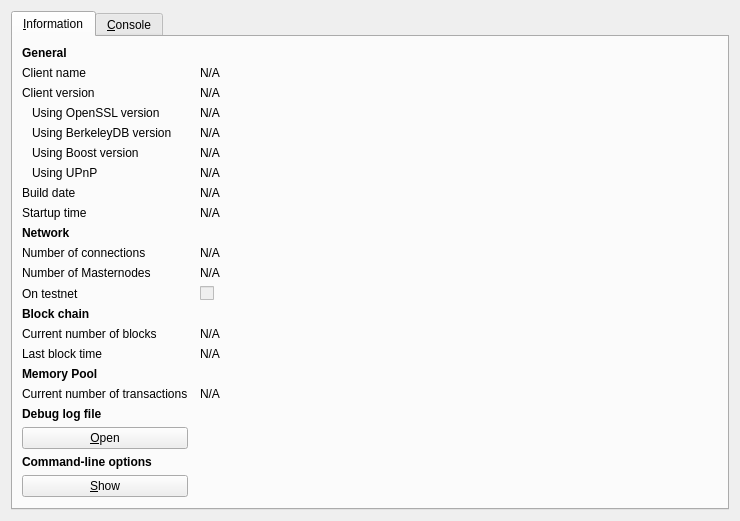
<?xml version="1.0" encoding="UTF-8"?>
<ui version="4.0">
 <class>RPCConsole</class>
 <widget class="QDialog" name="RPCConsole">
  <property name="geometry">
   <rect>
    <x>0</x>
    <y>0</y>
    <width>740</width>
    <height>450</height>
   </rect>
  </property>
  <property name="windowTitle">
   <string>Charitas - Debug window</string>
  </property>
  <layout class="QVBoxLayout" name="verticalLayout_2">
   <item>
    <widget class="QTabWidget" name="tabWidget">
     <property name="currentIndex">
      <number>0</number>
     </property>
     <widget class="QWidget" name="tab_info">
      <attribute name="title">
       <string>&amp;Information</string>
      </attribute>
      <layout class="QGridLayout" name="gridLayout" columnstretch="0,1">
       <property name="horizontalSpacing">
        <number>12</number>
       </property>
       <item row="0" column="0">
        <widget class="QLabel" name="label_9">
         <property name="font">
          <font>
           <weight>75</weight>
           <bold>true</bold>
          </font>
         </property>
         <property name="text">
          <string>General</string>
         </property>
        </widget>
       </item>
       <item row="1" column="0">
        <widget class="QLabel" name="label_5">
         <property name="text">
          <string>Client name</string>
         </property>
        </widget>
       </item>
       <item row="1" column="1">
        <widget class="QLabel" name="clientName">
         <property name="cursor">
          <cursorShape>IBeamCursor</cursorShape>
         </property>
         <property name="text">
          <string>N/A</string>
         </property>
         <property name="textFormat">
          <enum>Qt::PlainText</enum>
         </property>
         <property name="textInteractionFlags">
          <set>Qt::LinksAccessibleByMouse|Qt::TextSelectableByKeyboard|Qt::TextSelectableByMouse</set>
         </property>
        </widget>
       </item>
       <item row="2" column="0">
        <widget class="QLabel" name="label_6">
         <property name="text">
          <string>Client version</string>
         </property>
        </widget>
       </item>
       <item row="2" column="1">
        <widget class="QLabel" name="clientVersion">
         <property name="cursor">
          <cursorShape>IBeamCursor</cursorShape>
         </property>
         <property name="text">
          <string>N/A</string>
         </property>
         <property name="textFormat">
          <enum>Qt::PlainText</enum>
         </property>
         <property name="textInteractionFlags">
          <set>Qt::LinksAccessibleByMouse|Qt::TextSelectableByKeyboard|Qt::TextSelectableByMouse</set>
         </property>
        </widget>
       </item>
       <item row="3" column="0">
        <widget class="QLabel" name="label_14">
         <property name="text">
          <string>Using OpenSSL version</string>
         </property>
         <property name="indent">
          <number>10</number>
         </property>
        </widget>
       </item>
       <item row="3" column="1">
        <widget class="QLabel" name="openSSLVersion">
         <property name="cursor">
          <cursorShape>IBeamCursor</cursorShape>
         </property>
         <property name="text">
          <string>N/A</string>
         </property>
         <property name="textFormat">
          <enum>Qt::PlainText</enum>
         </property>
         <property name="textInteractionFlags">
          <set>Qt::LinksAccessibleByMouse|Qt::TextSelectableByKeyboard|Qt::TextSelectableByMouse</set>
         </property>
        </widget>
       </item>
       <item row="4" column="0">
        <widget class="QLabel" name="label_berkeleyDBVersion">
         <property name="text">
          <string>Using BerkeleyDB version</string>
         </property>
         <property name="indent">
          <number>10</number>
         </property>
        </widget>
       </item>
       <item row="4" column="1" colspan="2">
        <widget class="QLabel" name="berkeleyDBVersion">
         <property name="cursor">
          <cursorShape>IBeamCursor</cursorShape>
         </property>
         <property name="text">
          <string>N/A</string>
         </property>
         <property name="textFormat">
          <enum>Qt::PlainText</enum>
         </property>
         <property name="textInteractionFlags">
          <set>Qt::LinksAccessibleByMouse|Qt::TextSelectableByKeyboard|Qt::TextSelectableByMouse</set>
         </property>
        </widget>
       </item>
       <item row="5" column="0">
        <widget class="QLabel" name="label_boostVersion">
         <property name="text">
          <string>Using Boost version</string>
         </property>
         <property name="indent">
          <number>10</number>
         </property>
        </widget>
       </item>
       <item row="5" column="1" colspan="2">
        <widget class="QLabel" name="boostVersion">
         <property name="cursor">
          <cursorShape>IBeamCursor</cursorShape>
         </property>
         <property name="text">
          <string>N/A</string>
         </property>
         <property name="textFormat">
          <enum>Qt::PlainText</enum>
         </property>
         <property name="textInteractionFlags">
          <set>Qt::LinksAccessibleByMouse|Qt::TextSelectableByKeyboard|Qt::TextSelectableByMouse</set>
         </property>
        </widget>
       </item>
       <item row="6" column="0">
        <widget class="QLabel" name="label_UPNPInfo">
         <property name="text">
          <string>Using UPnP</string>
         </property>
         <property name="indent">
          <number>10</number>
         </property>
        </widget>
       </item>
       <item row="6" column="1" colspan="2">
        <widget class="QLabel" name="UPNPInfo">
         <property name="cursor">
          <cursorShape>IBeamCursor</cursorShape>
         </property>
         <property name="text">
          <string>N/A</string>
         </property>
         <property name="textFormat">
          <enum>Qt::PlainText</enum>
         </property>
         <property name="textInteractionFlags">
          <set>Qt::LinksAccessibleByMouse|Qt::TextSelectableByKeyboard|Qt::TextSelectableByMouse</set>
         </property>
        </widget>
       </item>
       <item row="7" column="0">
        <widget class="QLabel" name="label_12">
         <property name="text">
          <string>Build date</string>
         </property>
        </widget>
       </item>
       <item row="7" column="1">
        <widget class="QLabel" name="buildDate">
         <property name="cursor">
          <cursorShape>IBeamCursor</cursorShape>
         </property>
         <property name="text">
          <string>N/A</string>
         </property>
         <property name="textFormat">
          <enum>Qt::PlainText</enum>
         </property>
         <property name="textInteractionFlags">
          <set>Qt::LinksAccessibleByMouse|Qt::TextSelectableByKeyboard|Qt::TextSelectableByMouse</set>
         </property>
        </widget>
       </item>
       <item row="8" column="0">
        <widget class="QLabel" name="label_13">
         <property name="text">
          <string>Startup time</string>
         </property>
        </widget>
       </item>
       <item row="8" column="1">
        <widget class="QLabel" name="startupTime">
         <property name="cursor">
          <cursorShape>IBeamCursor</cursorShape>
         </property>
         <property name="text">
          <string>N/A</string>
         </property>
         <property name="textFormat">
          <enum>Qt::PlainText</enum>
         </property>
         <property name="textInteractionFlags">
          <set>Qt::LinksAccessibleByMouse|Qt::TextSelectableByKeyboard|Qt::TextSelectableByMouse</set>
         </property>
        </widget>
       </item>
       <item row="9" column="0">
        <widget class="QLabel" name="label_11">
         <property name="font">
          <font>
           <weight>75</weight>
           <bold>true</bold>
          </font>
         </property>
         <property name="text">
          <string>Network</string>
         </property>
        </widget>
       </item>
       <item row="10" column="0">
        <widget class="QLabel" name="label_7">
         <property name="text">
          <string>Number of connections</string>
         </property>
        </widget>
       </item>
       <item row="10" column="1">
        <widget class="QLabel" name="numberOfConnections">
         <property name="cursor">
          <cursorShape>IBeamCursor</cursorShape>
         </property>
         <property name="text">
          <string>N/A</string>
         </property>
         <property name="textFormat">
          <enum>Qt::PlainText</enum>
         </property>
         <property name="textInteractionFlags">
          <set>Qt::LinksAccessibleByMouse|Qt::TextSelectableByKeyboard|Qt::TextSelectableByMouse</set>
         </property>
        </widget>
       </item>
       <item row="11" column="0">
        <widget class="QLabel" name="masternodeCountLabel">
         <property name="text">
          <string>Number of Masternodes</string>
         </property>
        </widget>
       </item>
       <item row="11" column="1">
        <widget class="QLabel" name="masternodeCount">
         <property name="text">
          <string>N/A</string>
         </property>
        </widget>
       </item>
       <item row="12" column="0">
        <widget class="QLabel" name="label_8">
         <property name="text">
          <string>On testnet</string>
         </property>
        </widget>
       </item>
       <item row="12" column="1">
        <widget class="QCheckBox" name="isTestNet">
         <property name="enabled">
          <bool>false</bool>
         </property>
         <property name="text">
          <string/>
         </property>
        </widget>
       </item>
       <item row="13" column="0">
        <widget class="QLabel" name="label_10">
         <property name="font">
          <font>
           <weight>75</weight>
           <bold>true</bold>
          </font>
         </property>
         <property name="text">
          <string>Block chain</string>
         </property>
        </widget>
       </item>
       <item row="14" column="0">
        <widget class="QLabel" name="label_3">
         <property name="text">
          <string>Current number of blocks</string>
         </property>
        </widget>
       </item>
       <item row="14" column="1">
        <widget class="QLabel" name="numberOfBlocks">
         <property name="cursor">
          <cursorShape>IBeamCursor</cursorShape>
         </property>
         <property name="text">
          <string>N/A</string>
         </property>
         <property name="textFormat">
          <enum>Qt::PlainText</enum>
         </property>
         <property name="textInteractionFlags">
          <set>Qt::LinksAccessibleByMouse|Qt::TextSelectableByKeyboard|Qt::TextSelectableByMouse</set>
         </property>
        </widget>
       </item>
       <item row="15" column="0">
        <widget class="QLabel" name="label_2">
         <property name="text">
          <string>Last block time</string>
         </property>
        </widget>
       </item>
       <item row="15" column="1">
        <widget class="QLabel" name="lastBlockTime">
         <property name="cursor">
          <cursorShape>IBeamCursor</cursorShape>
         </property>
         <property name="text">
          <string>N/A</string>
         </property>
         <property name="textFormat">
          <enum>Qt::PlainText</enum>
         </property>
         <property name="textInteractionFlags">
          <set>Qt::LinksAccessibleByMouse|Qt::TextSelectableByKeyboard|Qt::TextSelectableByMouse</set>
         </property>
        </widget>
       </item>
       <item row="16" column="0">
        <widget class="QLabel" name="labelMempoolTitle">
         <property name="font">
          <font>
           <weight>75</weight>
           <bold>true</bold>
          </font>
         </property>
         <property name="text">
          <string>Memory Pool</string>
         </property>
        </widget>
       </item>
       <item row="17" column="0">
        <widget class="QLabel" name="labelNumberOfTransactions">
         <property name="text">
          <string>Current number of transactions</string>
         </property>
        </widget>
       </item>
       <item row="17" column="1">
        <widget class="QLabel" name="mempoolNumberTxs">
         <property name="cursor">
          <cursorShape>IBeamCursor</cursorShape>
         </property>
         <property name="text">
          <string>N/A</string>
         </property>
         <property name="textFormat">
          <enum>Qt::PlainText</enum>
         </property>
         <property name="textInteractionFlags">
          <set>Qt::LinksAccessibleByMouse|Qt::TextSelectableByKeyboard|Qt::TextSelectableByMouse</set>
         </property>
        </widget>
       </item>
       <item row="18" column="0">
        <spacer name="verticalSpacer_2">
         <property name="orientation">
          <enum>Qt::Vertical</enum>
         </property>
         <property name="sizeHint" stdset="0">
          <size>
           <width>20</width>
           <height>20</height>
          </size>
         </property>
        </spacer>
       </item>
       <item row="19" column="0">
        <widget class="QLabel" name="labelDebugLogfile">
         <property name="font">
          <font>
           <weight>75</weight>
           <bold>true</bold>
          </font>
         </property>
         <property name="text">
          <string>Debug log file</string>
         </property>
        </widget>
       </item>
       <item row="20" column="0">
        <widget class="QPushButton" name="openDebugLogfileButton">
         <property name="toolTip">
          <string>Open the Charitas debug log file from the current data directory. This can take a few seconds for large log files.</string>
         </property>
         <property name="text">
          <string>&amp;Open</string>
         </property>
         <property name="autoDefault">
          <bool>false</bool>
         </property>
        </widget>
       </item>
       <item row="21" column="0">
        <widget class="QLabel" name="labelCLOptions">
         <property name="font">
          <font>
           <weight>75</weight>
           <bold>true</bold>
          </font>
         </property>
         <property name="text">
          <string>Command-line options</string>
         </property>
        </widget>
       </item>
       <item row="22" column="0">
        <widget class="QPushButton" name="showCLOptionsButton">
         <property name="toolTip">
          <string>Show the Charitas-Qt help message to get a list with possible Charitas command-line options.</string>
         </property>
         <property name="text">
          <string>&amp;Show</string>
         </property>
         <property name="autoDefault">
          <bool>false</bool>
         </property>
        </widget>
       </item>
       <item row="23" column="0">
        <spacer name="verticalSpacer">
         <property name="orientation">
          <enum>Qt::Vertical</enum>
         </property>
         <property name="sizeHint" stdset="0">
          <size>
           <width>20</width>
           <height>40</height>
          </size>
         </property>
        </spacer>
       </item>
      </layout>
     </widget>
     <widget class="QWidget" name="tab_console">
      <attribute name="title">
       <string>&amp;Console</string>
      </attribute>
      <layout class="QVBoxLayout" name="verticalLayout_3">
       <property name="spacing">
        <number>3</number>
       </property>
       <item>
        <widget class="QTextEdit" name="messagesWidget">
         <property name="minimumSize">
          <size>
           <width>0</width>
           <height>100</height>
          </size>
         </property>
         <property name="readOnly">
          <bool>true</bool>
         </property>
         <property name="tabKeyNavigation" stdset="0">
          <bool>false</bool>
         </property>
         <property name="columnCount" stdset="0">
          <number>2</number>
         </property>
        </widget>
       </item>
       <item>
        <layout class="QHBoxLayout" name="horizontalLayout">
         <property name="spacing">
          <number>3</number>
         </property>
         <item>
          <widget class="QLabel" name="label">
           <property name="text">
            <string notr="true">&gt;</string>
           </property>
          </widget>
         </item>
         <item>
          <widget class="QLineEdit" name="lineEdit"/>
         </item>
         <item>
          <widget class="QPushButton" name="clearButton">
           <property name="maximumSize">
            <size>
             <width>24</width>
             <height>24</height>
            </size>
           </property>
           <property name="toolTip">
            <string>Clear console</string>
           </property>
           <property name="text">
            <string/>
           </property>
           <property name="icon">
            <iconset resource="../bitcoin.qrc">
             <normaloff>:/icons/remove</normaloff>:/icons/remove</iconset>
           </property>
           <property name="shortcut">
            <string notr="true">Ctrl+L</string>
           </property>
           <property name="autoDefault">
            <bool>false</bool>
           </property>
          </widget>
         </item>
        </layout>
       </item>
      </layout>
     </widget>
    </widget>
   </item>
  </layout>
 </widget>
 <resources>
  <include location="../bitcoin.qrc"/>
 </resources>
 <connections/>
</ui>
